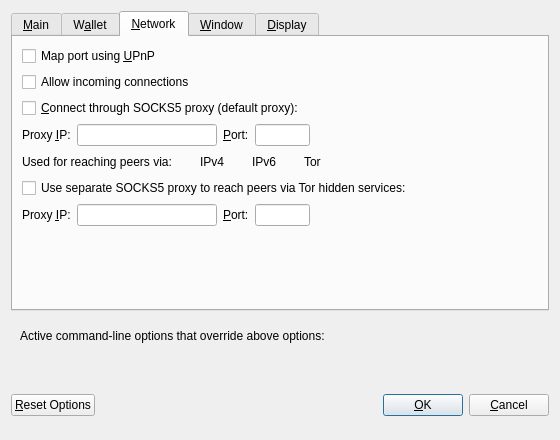
<?xml version="1.0" encoding="UTF-8"?>
<ui version="4.0">
 <class>OptionsDialog</class>
 <widget class="QDialog" name="OptionsDialog">
  <property name="geometry">
   <rect>
    <x>0</x>
    <y>0</y>
    <width>560</width>
    <height>440</height>
   </rect>
  </property>
  <property name="windowTitle">
   <string>Options</string>
  </property>
  <property name="modal">
   <bool>true</bool>
  </property>
  <layout class="QVBoxLayout" name="verticalLayout">
   <item>
    <widget class="QTabWidget" name="tabWidget">
     <property name="currentIndex">
      <number>2</number>
     </property>
     <widget class="QWidget" name="tabMain">
      <attribute name="title">
       <string>&amp;Main</string>
      </attribute>
      <layout class="QVBoxLayout" name="verticalLayout_Main">
       <item>
        <widget class="QCheckBox" name="bitcoinAtStartup">
         <property name="toolTip">
          <string>Automatically start Bitcoin Core after logging in to the system.</string>
         </property>
         <property name="text">
          <string>&amp;Start Bitcoin Core on system login</string>
         </property>
        </widget>
       </item>
       <item>
        <layout class="QHBoxLayout" name="horizontalLayout_2_Main">
         <item>
          <widget class="QLabel" name="databaseCacheLabel">
           <property name="text">
            <string>Size of &amp;database cache</string>
           </property>
           <property name="textFormat">
            <enum>Qt::PlainText</enum>
           </property>
           <property name="buddy">
            <cstring>databaseCache</cstring>
           </property>
          </widget>
         </item>
         <item>
          <widget class="QSpinBox" name="databaseCache"/>
         </item>
         <item>
          <widget class="QLabel" name="databaseCacheUnitLabel">
           <property name="text">
            <string>MB</string>
           </property>
           <property name="textFormat">
            <enum>Qt::PlainText</enum>
           </property>
          </widget>
         </item>
         <item>
          <spacer name="horizontalSpacer_2_Main">
           <property name="orientation">
            <enum>Qt::Horizontal</enum>
           </property>
           <property name="sizeHint" stdset="0">
            <size>
             <width>40</width>
             <height>20</height>
            </size>
           </property>
          </spacer>
         </item>
        </layout>
       </item>
       <item>
        <layout class="QHBoxLayout" name="horizontalLayout_3_Main">
         <item>
          <widget class="QLabel" name="threadsScriptVerifLabel">
           <property name="text">
            <string>Number of script &amp;verification threads</string>
           </property>
           <property name="textFormat">
            <enum>Qt::PlainText</enum>
           </property>
           <property name="buddy">
            <cstring>threadsScriptVerif</cstring>
           </property>
          </widget>
         </item>
         <item>
          <widget class="QSpinBox" name="threadsScriptVerif">
           <property name="toolTip">
            <string>(0 = auto, &lt;0 = leave that many cores free)</string>
           </property>
          </widget>
         </item>
         <item>
          <spacer name="horizontalSpacer_3_Main">
           <property name="orientation">
            <enum>Qt::Horizontal</enum>
           </property>
           <property name="sizeHint" stdset="0">
            <size>
             <width>40</width>
             <height>20</height>
            </size>
           </property>
          </spacer>
         </item>
        </layout>
       </item>
       <item>
        <spacer name="verticalSpacer_Main">
         <property name="orientation">
          <enum>Qt::Vertical</enum>
         </property>
         <property name="sizeHint" stdset="0">
          <size>
           <width>20</width>
           <height>40</height>
          </size>
         </property>
        </spacer>
       </item>
      </layout>
     </widget>
     <widget class="QWidget" name="tabWallet">
      <attribute name="title">
       <string>W&amp;allet</string>
      </attribute>
      <layout class="QVBoxLayout" name="verticalLayout_Wallet">
       <item>
        <widget class="QGroupBox" name="groupBox">
         <property name="title">
          <string>Expert</string>
         </property>
         <layout class="QVBoxLayout" name="verticalLayout_2">
          <item>
           <widget class="QCheckBox" name="coinControlFeatures">
            <property name="toolTip">
             <string>Whether to show coin control features or not.</string>
            </property>
            <property name="text">
             <string>Enable coin &amp;control features</string>
            </property>
           </widget>
          </item>
          <item>
           <widget class="QCheckBox" name="spendZeroConfChange">
            <property name="toolTip">
             <string>If you disable the spending of unconfirmed change, the change from a transaction cannot be used until that transaction has at least one confirmation. This also affects how your balance is computed.</string>
            </property>
            <property name="text">
             <string>&amp;Spend unconfirmed change</string>
            </property>
           </widget>
          </item>
         </layout>
        </widget>
       </item>
       <item>
        <spacer name="verticalSpacer_Wallet">
         <property name="orientation">
          <enum>Qt::Vertical</enum>
         </property>
         <property name="sizeHint" stdset="0">
          <size>
           <width>20</width>
           <height>40</height>
          </size>
         </property>
        </spacer>
       </item>
      </layout>
     </widget>
     <widget class="QWidget" name="tabNetwork">
      <attribute name="title">
       <string>&amp;Network</string>
      </attribute>
      <layout class="QVBoxLayout" name="verticalLayout_Network">
       <item>
        <widget class="QCheckBox" name="mapPortUpnp">
         <property name="toolTip">
          <string>Automatically open the Bitcoin client port on the router. This only works when your router supports UPnP and it is enabled.</string>
         </property>
         <property name="text">
          <string>Map port using &amp;UPnP</string>
         </property>
        </widget>
       </item>
       <item>
        <widget class="QCheckBox" name="allowIncoming">
         <property name="toolTip">
          <string>Accept connections from outside</string>
         </property>
         <property name="text">
          <string>Allow incoming connections</string>
         </property>
        </widget>
       </item>
       <item>
        <widget class="QCheckBox" name="connectSocks">
         <property name="toolTip">
          <string>Connect to the Bitcoin network through a SOCKS5 proxy.</string>
         </property>
         <property name="text">
          <string>&amp;Connect through SOCKS5 proxy (default proxy):</string>
         </property>
        </widget>
       </item>
       <item>
        <layout class="QHBoxLayout" name="horizontalLayout_1_Network">
         <item>
          <widget class="QLabel" name="proxyIpLabel">
           <property name="text">
            <string>Proxy &amp;IP:</string>
           </property>
           <property name="textFormat">
            <enum>Qt::PlainText</enum>
           </property>
           <property name="buddy">
            <cstring>proxyIp</cstring>
           </property>
          </widget>
         </item>
         <item>
          <widget class="QValidatedLineEdit" name="proxyIp">
           <property name="minimumSize">
            <size>
             <width>140</width>
             <height>0</height>
            </size>
           </property>
           <property name="maximumSize">
            <size>
             <width>140</width>
             <height>16777215</height>
            </size>
           </property>
           <property name="toolTip">
            <string>IP address of the proxy (e.g. IPv4: 127.0.0.1 / IPv6: ::1)</string>
           </property>
          </widget>
         </item>
         <item>
          <widget class="QLabel" name="proxyPortLabel">
           <property name="text">
            <string>&amp;Port:</string>
           </property>
           <property name="textFormat">
            <enum>Qt::PlainText</enum>
           </property>
           <property name="buddy">
            <cstring>proxyPort</cstring>
           </property>
          </widget>
         </item>
         <item>
          <widget class="QLineEdit" name="proxyPort">
           <property name="minimumSize">
            <size>
             <width>55</width>
             <height>0</height>
            </size>
           </property>
           <property name="maximumSize">
            <size>
             <width>55</width>
             <height>16777215</height>
            </size>
           </property>
           <property name="toolTip">
            <string>Port of the proxy (e.g. 9050)</string>
           </property>
          </widget>
         </item>
         <item>
          <spacer name="horizontalSpacer_1_Network">
           <property name="orientation">
            <enum>Qt::Horizontal</enum>
           </property>
           <property name="sizeHint" stdset="0">
            <size>
             <width>40</width>
             <height>20</height>
            </size>
           </property>
          </spacer>
         </item>
        </layout>
       </item>
       <item>
        <layout class="QHBoxLayout" name="horizontalLayout_2_Network">
         <property name="spacing">
          <number>0</number>
         </property>
         <item>
          <widget class="QLabel" name="proxyActiveNets">
           <property name="text">
            <string>Used for reaching peers via:</string>
           </property>
           <property name="textFormat">
            <enum>Qt::PlainText</enum>
           </property>
          </widget>
         </item>
         <item>
          <spacer name="labelSpacer0">
           <property name="orientation">
            <enum>Qt::Horizontal</enum>
           </property>
           <property name="sizeType">
            <enum>QSizePolicy::Fixed</enum>
           </property>
           <property name="sizeHint" stdset="0">
            <size>
             <width>10</width>
             <height>10</height>
            </size>
           </property>
          </spacer>
         </item>
         <item>
          <widget class="QPushButton" name="proxyReachIPv4">
           <property name="enabled">
            <bool>false</bool>
           </property>
           <property name="sizePolicy">
            <sizepolicy hsizetype="Fixed" vsizetype="Fixed">
             <horstretch>0</horstretch>
             <verstretch>0</verstretch>
            </sizepolicy>
           </property>
           <property name="maximumSize">
            <size>
             <width>18</width>
             <height>18</height>
            </size>
           </property>
           <property name="toolTip">
            <string>Shows, if the supplied default SOCKS5 proxy is used to reach peers via this network type.</string>
           </property>
           <property name="icon">
            <iconset>
             <normaloff>:/icons/checkmark</normaloff>
             <disabledoff>:/icons/checkmark</disabledoff>:/icons/checkmark</iconset>
           </property>
           <property name="flat">
            <bool>true</bool>
           </property>
          </widget>
         </item>
         <item>
          <widget class="QLabel" name="proxyReachIPv4Label">
           <property name="text">
            <string>IPv4</string>
           </property>
           <property name="textFormat">
            <enum>Qt::PlainText</enum>
           </property>
          </widget>
         </item>
         <item>
          <spacer name="labelSpacer1">
           <property name="orientation">
            <enum>Qt::Horizontal</enum>
           </property>
           <property name="sizeType">
            <enum>QSizePolicy::Fixed</enum>
           </property>
           <property name="sizeHint" stdset="0">
            <size>
             <width>10</width>
             <height>10</height>
            </size>
           </property>
          </spacer>
         </item>
         <item>
          <widget class="QPushButton" name="proxyReachIPv6">
           <property name="enabled">
            <bool>false</bool>
           </property>
           <property name="sizePolicy">
            <sizepolicy hsizetype="Fixed" vsizetype="Fixed">
             <horstretch>0</horstretch>
             <verstretch>0</verstretch>
            </sizepolicy>
           </property>
           <property name="maximumSize">
            <size>
             <width>18</width>
             <height>18</height>
            </size>
           </property>
           <property name="toolTip">
            <string>Shows, if the supplied default SOCKS5 proxy is used to reach peers via this network type.</string>
           </property>
           <property name="icon">
            <iconset>
             <normaloff>:/icons/checkmark</normaloff>
             <disabledoff>:/icons/checkmark</disabledoff>:/icons/checkmark</iconset>
           </property>
           <property name="flat">
            <bool>true</bool>
           </property>
          </widget>
         </item>
         <item>
          <widget class="QLabel" name="proxyReachIPv6Label">
           <property name="text">
            <string>IPv6</string>
           </property>
           <property name="textFormat">
            <enum>Qt::PlainText</enum>
           </property>
          </widget>
         </item>
         <item>
          <spacer name="labelSpacer2">
           <property name="orientation">
            <enum>Qt::Horizontal</enum>
           </property>
           <property name="sizeType">
            <enum>QSizePolicy::Fixed</enum>
           </property>
           <property name="sizeHint" stdset="0">
            <size>
             <width>10</width>
             <height>10</height>
            </size>
           </property>
          </spacer>
         </item>
         <item>
          <widget class="QPushButton" name="proxyReachTor">
           <property name="enabled">
            <bool>false</bool>
           </property>
           <property name="sizePolicy">
            <sizepolicy hsizetype="Fixed" vsizetype="Fixed">
             <horstretch>0</horstretch>
             <verstretch>0</verstretch>
            </sizepolicy>
           </property>
           <property name="maximumSize">
            <size>
             <width>18</width>
             <height>18</height>
            </size>
           </property>
           <property name="toolTip">
            <string>Shows, if the supplied default SOCKS5 proxy is used to reach peers via this network type.</string>
           </property>
           <property name="icon">
            <iconset>
             <normaloff>:/icons/checkmark</normaloff>
             <disabledoff>:/icons/checkmark</disabledoff>:/icons/checkmark</iconset>
           </property>
           <property name="flat">
            <bool>true</bool>
           </property>
          </widget>
         </item>
         <item>
          <widget class="QLabel" name="proxyReachTorLabel">
           <property name="text">
            <string>Tor</string>
           </property>
           <property name="textFormat">
            <enum>Qt::PlainText</enum>
           </property>
          </widget>
         </item>
         <item>
          <spacer name="horizontalSpacer_2_Network">
           <property name="orientation">
            <enum>Qt::Horizontal</enum>
           </property>
           <property name="sizeHint" stdset="0">
            <size>
             <width>40</width>
             <height>20</height>
            </size>
           </property>
          </spacer>
         </item>
        </layout>
       </item>
       <item>
        <widget class="QCheckBox" name="connectSocksTor">
         <property name="toolTip">
          <string>Connect to the Bitcoin network through a separate SOCKS5 proxy for Tor hidden services.</string>
         </property>
         <property name="text">
          <string>Use separate SOCKS5 proxy to reach peers via Tor hidden services:</string>
         </property>
        </widget>
       </item>
       <item>
        <layout class="QHBoxLayout" name="horizontalLayout_3_Network">
         <item>
          <widget class="QLabel" name="proxyIpTorLabel">
           <property name="text">
            <string>Proxy &amp;IP:</string>
           </property>
           <property name="textFormat">
            <enum>Qt::PlainText</enum>
           </property>
           <property name="buddy">
            <cstring>proxyIpTor</cstring>
           </property>
          </widget>
         </item>
         <item>
          <widget class="QValidatedLineEdit" name="proxyIpTor">
           <property name="minimumSize">
            <size>
             <width>140</width>
             <height>0</height>
            </size>
           </property>
           <property name="maximumSize">
            <size>
             <width>140</width>
             <height>16777215</height>
            </size>
           </property>
           <property name="toolTip">
            <string>IP address of the proxy (e.g. IPv4: 127.0.0.1 / IPv6: ::1)</string>
           </property>
          </widget>
         </item>
         <item>
          <widget class="QLabel" name="proxyPortTorLabel">
           <property name="text">
            <string>&amp;Port:</string>
           </property>
           <property name="textFormat">
            <enum>Qt::PlainText</enum>
           </property>
           <property name="buddy">
            <cstring>proxyPortTor</cstring>
           </property>
          </widget>
         </item>
         <item>
          <widget class="QLineEdit" name="proxyPortTor">
           <property name="minimumSize">
            <size>
             <width>55</width>
             <height>0</height>
            </size>
           </property>
           <property name="maximumSize">
            <size>
             <width>55</width>
             <height>16777215</height>
            </size>
           </property>
           <property name="toolTip">
            <string>Port of the proxy (e.g. 9050)</string>
           </property>
          </widget>
         </item>
         <item>
          <spacer name="horizontalSpacer_4_Network">
           <property name="orientation">
            <enum>Qt::Horizontal</enum>
           </property>
           <property name="sizeHint" stdset="0">
            <size>
             <width>40</width>
             <height>20</height>
            </size>
           </property>
          </spacer>
         </item>
        </layout>
       </item>
       <item>
        <spacer name="verticalSpacer_Network">
         <property name="orientation">
          <enum>Qt::Vertical</enum>
         </property>
         <property name="sizeHint" stdset="0">
          <size>
           <width>20</width>
           <height>40</height>
          </size>
         </property>
        </spacer>
       </item>
      </layout>
     </widget>
     <widget class="QWidget" name="tabWindow">
      <attribute name="title">
       <string>&amp;Window</string>
      </attribute>
      <layout class="QVBoxLayout" name="verticalLayout_Window">
       <item>
        <widget class="QCheckBox" name="minimizeToTray">
         <property name="toolTip">
          <string>Show only a tray icon after minimizing the window.</string>
         </property>
         <property name="text">
          <string>&amp;Minimize to the tray instead of the taskbar</string>
         </property>
        </widget>
       </item>
       <item>
        <widget class="QCheckBox" name="minimizeOnClose">
         <property name="toolTip">
          <string>Minimize instead of exit the application when the window is closed. When this option is enabled, the application will be closed only after selecting Exit in the menu.</string>
         </property>
         <property name="text">
          <string>M&amp;inimize on close</string>
         </property>
        </widget>
       </item>
       <item>
        <spacer name="verticalSpacer_Window">
         <property name="orientation">
          <enum>Qt::Vertical</enum>
         </property>
         <property name="sizeHint" stdset="0">
          <size>
           <width>20</width>
           <height>40</height>
          </size>
         </property>
        </spacer>
       </item>
      </layout>
     </widget>
     <widget class="QWidget" name="tabDisplay">
      <attribute name="title">
       <string>&amp;Display</string>
      </attribute>
      <layout class="QVBoxLayout" name="verticalLayout_Display">
       <item>
        <layout class="QHBoxLayout" name="horizontalLayout_1_Display">
         <item>
          <widget class="QLabel" name="langLabel">
           <property name="text">
            <string>User Interface &amp;language:</string>
           </property>
           <property name="textFormat">
            <enum>Qt::PlainText</enum>
           </property>
           <property name="buddy">
            <cstring>lang</cstring>
           </property>
          </widget>
         </item>
         <item>
          <widget class="QValueComboBox" name="lang">
           <property name="toolTip">
            <string>The user interface language can be set here. This setting will take effect after restarting Bitcoin Core.</string>
           </property>
          </widget>
         </item>
        </layout>
       </item>
       <item>
        <layout class="QHBoxLayout" name="horizontalLayout_2_Display">
         <item>
          <widget class="QLabel" name="unitLabel">
           <property name="text">
            <string>&amp;Unit to show amounts in:</string>
           </property>
           <property name="textFormat">
            <enum>Qt::PlainText</enum>
           </property>
           <property name="buddy">
            <cstring>unit</cstring>
           </property>
          </widget>
         </item>
         <item>
          <widget class="QValueComboBox" name="unit">
           <property name="toolTip">
            <string>Choose the default subdivision unit to show in the interface and when sending coins.</string>
           </property>
          </widget>
         </item>
        </layout>
       </item>
       <item>
        <layout class="QHBoxLayout" name="horizontalLayout_3_Display">
         <item>
          <widget class="QLabel" name="thirdPartyTxUrlsLabel">
           <property name="toolTip">
            <string>Third party URLs (e.g. a block explorer) that appear in the transactions tab as context menu items. %s in the URL is replaced by transaction hash. Multiple URLs are separated by vertical bar |.</string>
           </property>
           <property name="text">
            <string>Third party transaction URLs</string>
           </property>
           <property name="buddy">
            <cstring>thirdPartyTxUrls</cstring>
           </property>
          </widget>
         </item>
         <item>
          <widget class="QLineEdit" name="thirdPartyTxUrls">
           <property name="toolTip">
            <string>Third party URLs (e.g. a block explorer) that appear in the transactions tab as context menu items. %s in the URL is replaced by transaction hash. Multiple URLs are separated by vertical bar |.</string>
           </property>
          </widget>
         </item>
        </layout>
       </item>
       <item>
        <spacer name="verticalSpacer_Display">
         <property name="orientation">
          <enum>Qt::Vertical</enum>
         </property>
         <property name="sizeHint" stdset="0">
          <size>
           <width>20</width>
           <height>40</height>
          </size>
         </property>
        </spacer>
       </item>
      </layout>
     </widget>
    </widget>
   </item>
   <item>
    <widget class="QFrame" name="frame">
     <layout class="QVBoxLayout" name="verticalLayout_Bottom">
      <item>
       <layout class="QHBoxLayout" name="horizontalLayout_Bottom">
        <item>
         <widget class="QLabel" name="overriddenByCommandLineInfoLabel">
          <property name="text">
           <string>Active command-line options that override above options:</string>
          </property>
          <property name="textFormat">
           <enum>Qt::PlainText</enum>
          </property>
         </widget>
        </item>
        <item>
         <spacer name="horizontalSpacer_Bottom">
          <property name="orientation">
           <enum>Qt::Horizontal</enum>
          </property>
          <property name="sizeHint" stdset="0">
           <size>
            <width>40</width>
            <height>20</height>
           </size>
          </property>
         </spacer>
        </item>
       </layout>
      </item>
      <item>
       <widget class="QLabel" name="overriddenByCommandLineLabel">
        <property name="text">
         <string/>
        </property>
        <property name="textFormat">
         <enum>Qt::PlainText</enum>
        </property>
        <property name="wordWrap">
         <bool>true</bool>
        </property>
       </widget>
      </item>
     </layout>
    </widget>
   </item>
   <item>
    <layout class="QHBoxLayout" name="horizontalLayout_Buttons">
     <item>
      <widget class="QPushButton" name="resetButton">
       <property name="toolTip">
        <string>Reset all client options to default.</string>
       </property>
       <property name="text">
        <string>&amp;Reset Options</string>
       </property>
       <property name="autoDefault">
        <bool>false</bool>
       </property>
      </widget>
     </item>
     <item>
      <spacer name="horizontalSpacer_1">
       <property name="orientation">
        <enum>Qt::Horizontal</enum>
       </property>
       <property name="sizeHint" stdset="0">
        <size>
         <width>40</width>
         <height>48</height>
        </size>
       </property>
      </spacer>
     </item>
     <item>
      <widget class="QLabel" name="statusLabel">
       <property name="minimumSize">
        <size>
         <width>200</width>
         <height>0</height>
        </size>
       </property>
       <property name="font">
        <font>
         <weight>75</weight>
         <bold>true</bold>
        </font>
       </property>
       <property name="text">
        <string/>
       </property>
       <property name="textFormat">
        <enum>Qt::PlainText</enum>
       </property>
       <property name="wordWrap">
        <bool>true</bool>
       </property>
      </widget>
     </item>
     <item>
      <spacer name="horizontalSpacer_2">
       <property name="orientation">
        <enum>Qt::Horizontal</enum>
       </property>
       <property name="sizeHint" stdset="0">
        <size>
         <width>40</width>
         <height>48</height>
        </size>
       </property>
      </spacer>
     </item>
     <item>
      <widget class="QPushButton" name="okButton">
       <property name="text">
        <string>&amp;OK</string>
       </property>
       <property name="autoDefault">
        <bool>false</bool>
       </property>
       <property name="default">
        <bool>true</bool>
       </property>
      </widget>
     </item>
     <item>
      <widget class="QPushButton" name="cancelButton">
       <property name="text">
        <string>&amp;Cancel</string>
       </property>
       <property name="autoDefault">
        <bool>false</bool>
       </property>
      </widget>
     </item>
    </layout>
   </item>
  </layout>
 </widget>
 <customwidgets>
  <customwidget>
   <class>QValidatedLineEdit</class>
   <extends>QLineEdit</extends>
   <header>qvalidatedlineedit.h</header>
  </customwidget>
  <customwidget>
   <class>QValueComboBox</class>
   <extends>QComboBox</extends>
   <header>qvaluecombobox.h</header>
  </customwidget>
 </customwidgets>
 <resources/>
 <connections/>
</ui>
